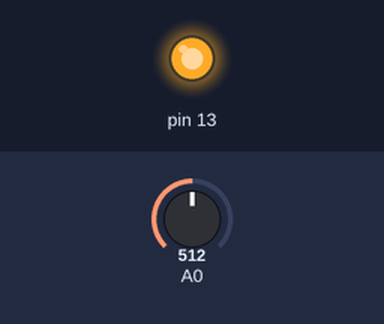
A sketch run on a simulated Arduino Uno, built with avr-gcc and run on an emulated ATmega328P. Parts: output pins drawn as LEDs (lit = HIGH). The test bench sets the inputs (shaded band); at power-on: A0 = 512.

Above: at 1.3 s.
1.4 s: A0 set to 263
2.9 s: A0 set to 232
At 3.6 s:
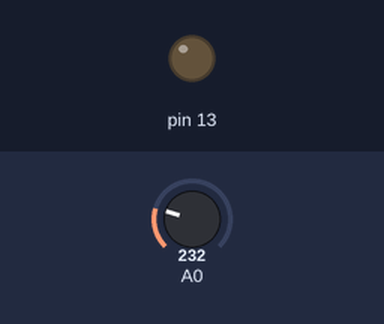
4.5 s: A0 set to 260
At 4.8 s:
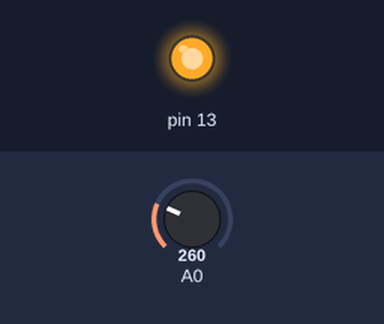
6.0 s: A0 set to 240
At 7.1 s:
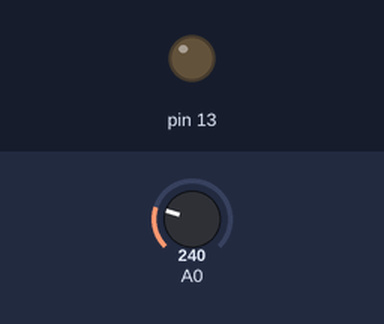
Timing chart, 0 to 8.5 s (numbered marks = the images above; inputs shaded):
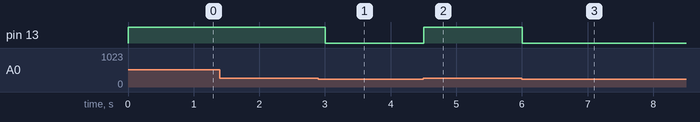

The sketch:

SekigaisenSencer_test.ino
```cpp
void setup() {
//  Serial.begin(9600);
  pinMode(13, OUTPUT);
//  while (!Serial) {}
}

void loop() {
  int l = analogRead(A0);
  int ll = l;

  ll = 12288/ll;

  if(l > 250) {
      digitalWrite(13, HIGH);
  } else {
      digitalWrite(13, LOW);
  }

  Serial.print(l);
  Serial.print(" ");
  Serial.println(ll);

  delay(500);
}
```

Measured:
- the behaviour switches between 251 and 250 on A0 (found by bisection; images 0 and 1)
- after the input at 1.4 s, every drawn part: stays the same
- after the input at 2.9 s, pin 13: HIGH → LOW after 0.10 s
- after the input at 4.5 s, pin 13: LOW → HIGH at once
- after the input at 6.0 s, pin 13: HIGH → LOW at once
